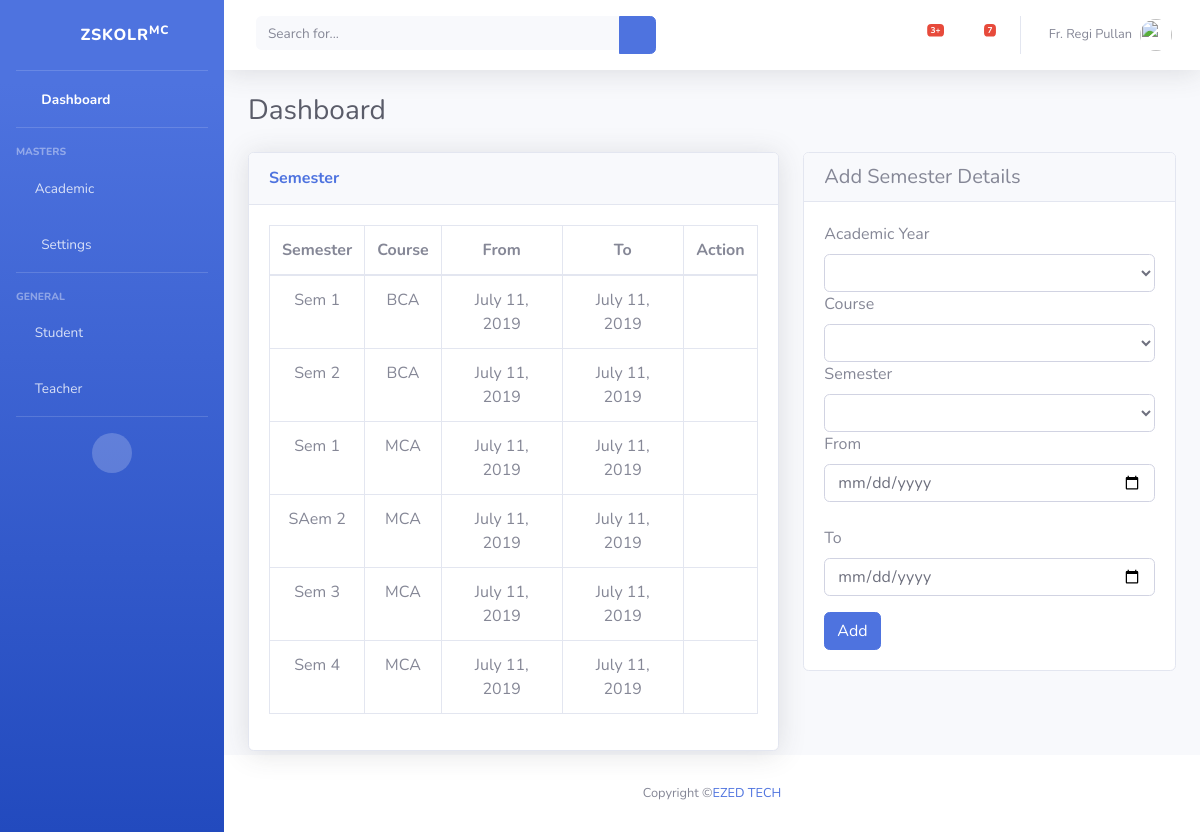
The app's page /semester/ with its own data.
### skolr/models.py (models this page shows, shortened)
class Semester(models.Model):
    number = models.IntegerField()
    academic_year = models.ForeignKey(AcademicYear, on_delete = models.CASCADE)
    name = models.CharField(max_length = 200)
    course = models.ForeignKey(Course, on_delete = models.CASCADE) #course is called here, so no need of calling Course wherever Semester is called
    from_date = models.DateField()
    to_date = models.DateField()

class Course(models.Model):
    c_id = models.CharField(max_length = 10)
    name = models.CharField(max_length = 150)
    department = models.ForeignKey(Department, on_delete = models.CASCADE)

### skolr/views.py (the view)
# urls.py: path('semester/', views.semester, name='semester'),
def semester(request):
    if request.method=='POST':
        sem = Semester()
        sem.academic_year = AcademicYear.objects.get(id = request.POST['academic_year'])
        sem.number = request.POST['semester']
        sem.course_id = request.POST['course_id']
        sem.from_date = request.POST['from']
        sem.to_date = request.POST['to']
        sem.name = 'Semester - ' + request.POST['semester']
        sem.save()
        course = Course.objects.all()
        semester = Semester.objects.all()
        academic_year = AcademicYear.objects.all()
        return render(request,'semester.html',{'semesters':semester,'courses':course, 'academic_years':academic_year})
    else:
        semester = Semester.objects.all()
        course = Course.objects.all()
        academic_year = AcademicYear.objects.all()
        return render(request,'semester.html',{'semesters':semester,'courses':course, 'academic_years':academic_year})

### skolr/templates/semester.html (shortened to what this page needs)
 {% extends 'base.html' %}
{% load static %}
{% block content %}
      <div id="content">
        <div class="container-fluid">
          <div class="d-sm-flex align-items-center justify-content-between mb-4">
            <h1 class="h3 mb-0 text-gray-800">Dashboard</h1>
          </div>
          <div class="row">
            <div class="col-xl-7 col-lg-7 col-md-14 col-sm-14 col-14">
                            <div class="card shadow mb-1">
                            <div class="card-header py-3">
                              <h6 class="m-0 font-weight-bold text-primary">Semester</h6>
                            </div>
                            <div class="card-body">
                              <div class="table-responsive">
                                <table class="table table-bordered" id="dataTable" width="100%" cellspacing="0">
                                    <thead>
                                        <tr align="center">
                                        <th>Semester</th>
                                        <th>Course</th>
                                        <th>From</th>
                                        <th>To</th>
                                        <th>Action</th>
                                        </tr>
                                    </thead>
                                    <tbody>
                                        {% for semester in semesters %}
                                        <tr align="center">
                                        <td>{{semester.name}}</td>
                                        <td>{{semester.course.name}} </td>
                                        <td>{{semester.from_date}} </td>
                                        <td>{{semester.to_date}} </td>
                                        <td>
                                            <a href="{% url 'semester_edit' semester.id %}"> <i class="fas fa-edit"></i> </a>
                                            <a href="Delete" data-toggle="modal" data-target="#semesterdeleteModal-{{semester.id}}"> <i class="fas fa-trash"> </i> </a>
                                        </td>
                                        </tr>
                                        {% endfor %}
                                    </tbody>
                                    </table>
                              </div>
                            </div>
                          </div>
                      </div>
                      <div class="col-xl-5 col-lg-5 col-md-10 col-sm-10 col-10">
                            <div class="card">
                              <h5 class="card-header">Add Semester Details</h5>
                              <div class="card-body">
                                <form method="post" action="">
                                  <div class="form-group">
                                    <label for="exampleInputCategory"> Academic Year</label>
                                    <select name="academic_year" class="form-control" required>
                                      <option hidden disabled selected></option>
                                        {% for academic_year in academic_years %}
                                        <option value={{ academic_year.id }} {% if semester_to_edit.academic_year.id == academic_year.id %} selected {% endif %}>{{academic_year.name}}</option>
                                        {% endfor %}
                                    </select>
                                    <label for="exampleInputCategory"> Course</label>
                                        <select name="course_id" class="form-control" required>
                                          <option hidden disabled selected></option>
                                            {% for course in courses %}
                                            <option value={{course.id}} {% if semester_to_edit.course.id == course.id %} selected {% endif %}>{{course.name}}</option>
                                            {% endfor %}
                                        </select>
                                    <label for="exampleInputCategory"> Semester</label>
                                        <select name="semester" class="form-control" required>
                                          <option hidden disabled selected></option>
                                          <option value="1" {% if semester_to_edit.number == 1 %} selected {% endif %}>Semester - 1</option>
                                      </select>
                                    <label for="exampleInputCategory"> From</label>
                                    <input type="date" class="form-control" name="from"
                                    value="{{semester_to_edit.from_date| date:'Y-m-d'}}" required><br>
                                     <label for="exampleInputCategory"> To</label>
                                    <input type="date" class="form-control" name="to"
                                    value="{{semester_to_edit.to_date| date:'Y-m-d'}}" required>
                                  </div>
                                  <div class="box-footer">
                                    {% if not semester_to_edit %}
                                       <button type="submit" class="btn btn-primary" name="submit" action="">Add</button>
                                    {% endif %}
                                  </div>
                                </form>
                              </div>
                            </div>
                          </div>
                        </div>
                      </div>
              </div>
        </div>
 {% endblock %}

### skolr/templates/base.html (shortened to what this page needs)
{% load static %}
<!DOCTYPE html>
<html lang="en">
<head>
  <link href="{% static 'vendor/fontawesome-free/css/all.min.css' %}" rel="stylesheet" type="text/css">
  <link href="{% static 'css/sb-admin-2.min.css' %}" rel="stylesheet">
</head>
<body id="page-top">
  <div id="wrapper">
    <ul class="navbar-nav bg-gradient-primary sidebar sidebar-dark accordion" id="accordionSidebar">
      <a class="sidebar-brand d-flex align-items-center justify-content-center" href="index.html">
        <div class="sidebar-brand-icon">
            <i class="fas fa-graduation-cap"></i>
        </div>
        <div class="sidebar-brand-text mx-3">ZSKOLR<sup>MC</sup></div>
      </a>
      <hr class="sidebar-divider my-0">
      <li class="nav-item active">
        <a class="nav-link" href="index.html">
          <i class="fas fa-fw fa-tachometer-alt"></i>
          <span>Dashboard</span></a>
      </li>
      <hr class="sidebar-divider">
      <div class="sidebar-heading">
        Masters
      </div>
      <li class="nav-item">
        <a class="nav-link collapsed" href="#" data-toggle="collapse" data-target="#collapseTwo" aria-expanded="true" aria-controls="collapseTwo">
          <i class="fas fa-school"></i>
          <span>Academic</span>
        </a>
      </li>
      <li class="nav-item">
        <a class="nav-link collapsed" href="#" data-toggle="collapse" data-target="#collapseUtilities" aria-expanded="true" aria-controls="collapseUtilities">
          <i class="fas fa-fw fa-wrench"></i>
          <span>Settings</span>
        </a>
      </li>
      <hr class="sidebar-divider">
      <div class="sidebar-heading">
        General
      </div>
      <li class="nav-item">
        <a class="nav-link collapsed" href="#" data-toggle="collapse" data-target="#collapsePages" aria-expanded="true" aria-controls="collapsePages">
          <i class="fas fa-user-graduate"></i>
          <span>Student</span>
        </a>
      </li>
      <li class="nav-item">
        <a class="nav-link" href="tables.html">
          <i class="fas fa-chalkboard-teacher"></i>
          <span>Teacher</span></a>
      </li>
      <hr class="sidebar-divider d-none d-md-block">
      <div class="text-center d-none d-md-inline">
        <button class="rounded-circle border-0" id="sidebarToggle"></button>
      </div>
    </ul>
    <div id="content-wrapper" class="d-flex flex-column">
      <div id="content">
        <nav class="navbar navbar-expand navbar-light bg-white topbar mb-4 static-top shadow">
          <form class="d-none d-sm-inline-block form-inline mr-auto ml-md-3 my-2 my-md-0 mw-100 navbar-search">
            <div class="input-group">
              <input type="text" class="form-control bg-light border-0 small" placeholder="Search for..." aria-label="Search" aria-describedby="basic-addon2">
              <div class="input-group-append">
                <button class="btn btn-primary" type="button">
                  <i class="fas fa-search fa-sm"></i>
                </button>
              </div>
            </div>
          </form>
          <ul class="navbar-nav ml-auto">
            <li class="nav-item dropdown no-arrow mx-1">
              <a class="nav-link dropdown-toggle" href="#" id="alertsDropdown" role="button" data-toggle="dropdown" aria-haspopup="true" aria-expanded="false">
                <i class="fas fa-bell fa-fw"></i>
                <span class="badge badge-danger badge-counter">3+</span>
              </a>
            </li>
            <li class="nav-item dropdown no-arrow mx-1">
              <a class="nav-link dropdown-toggle" href="#" id="messagesDropdown" role="button" data-toggle="dropdown" aria-haspopup="true" aria-expanded="false">
                <i class="fas fa-envelope fa-fw"></i>
                <span class="badge badge-danger badge-counter">7</span>
              </a>
            </li>
            <li class="nav-item dropdown no-arrow">
              <a class="nav-link dropdown-toggle" href="#" id="userDropdown" role="button" data-toggle="dropdown" aria-haspopup="true" aria-expanded="false">
                <span class="mr-2 d-none d-lg-inline text-gray-600 small">Fr. Regi Pullan</span>
                <img class="img-profile rounded-circle" src="http://www.ezedtech.com/media/images/testimonial/reji-jacob-pullan.png">
              </a>
            </li>
          </ul>
        </nav>
{% block content %}
{% endblock %}
        <footer class="sticky-footer bg-white">
            <div class="container my-auto">
              <div class="copyright text-center my-auto">
                <span>Copyright &copy;<a href="http://www.ezedtech.com" target="_blank">EZED TECH</a></span>
              </div>
            </div>
          </footer>
</div>
</div>
</body>
</html>

### records on screen
Semester: name "Sem 1", course.name "BCA", from_date "July 11, 2019", to_date "July 11, 2019"
Semester: name "Sem 2", course.name "BCA", from_date "July 11, 2019", to_date "July 11, 2019"
Semester: name "Sem 1", course.name "MCA", from_date "July 11, 2019", to_date "July 11, 2019"
Semester: name "SAem 2", course.name "MCA", from_date "July 11, 2019", to_date "July 11, 2019"
Semester: name "Sem 3", course.name "MCA", from_date "July 11, 2019", to_date "July 11, 2019"
Semester: name "Sem 4", course.name "MCA", from_date "July 11, 2019", to_date "July 11, 2019"
